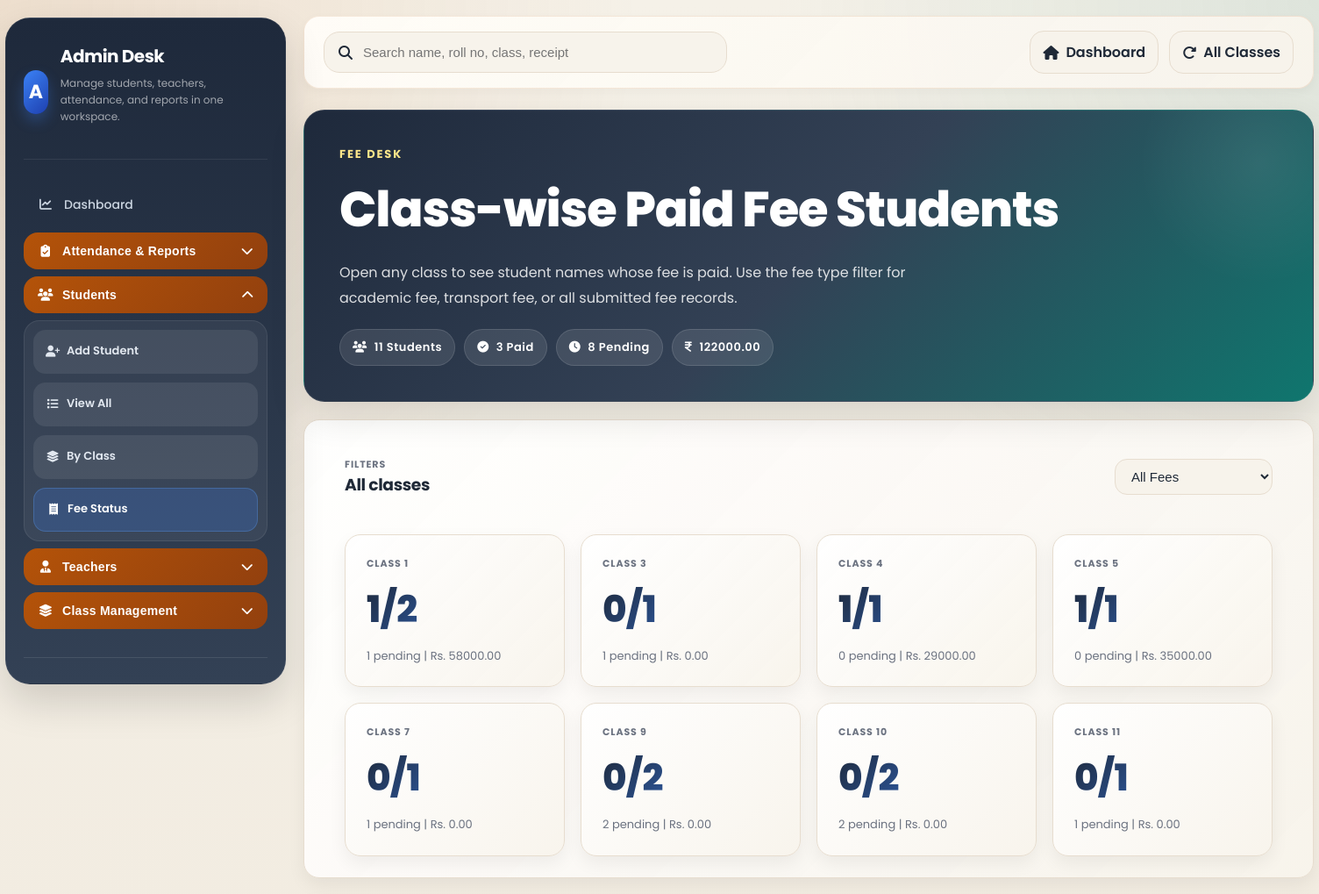
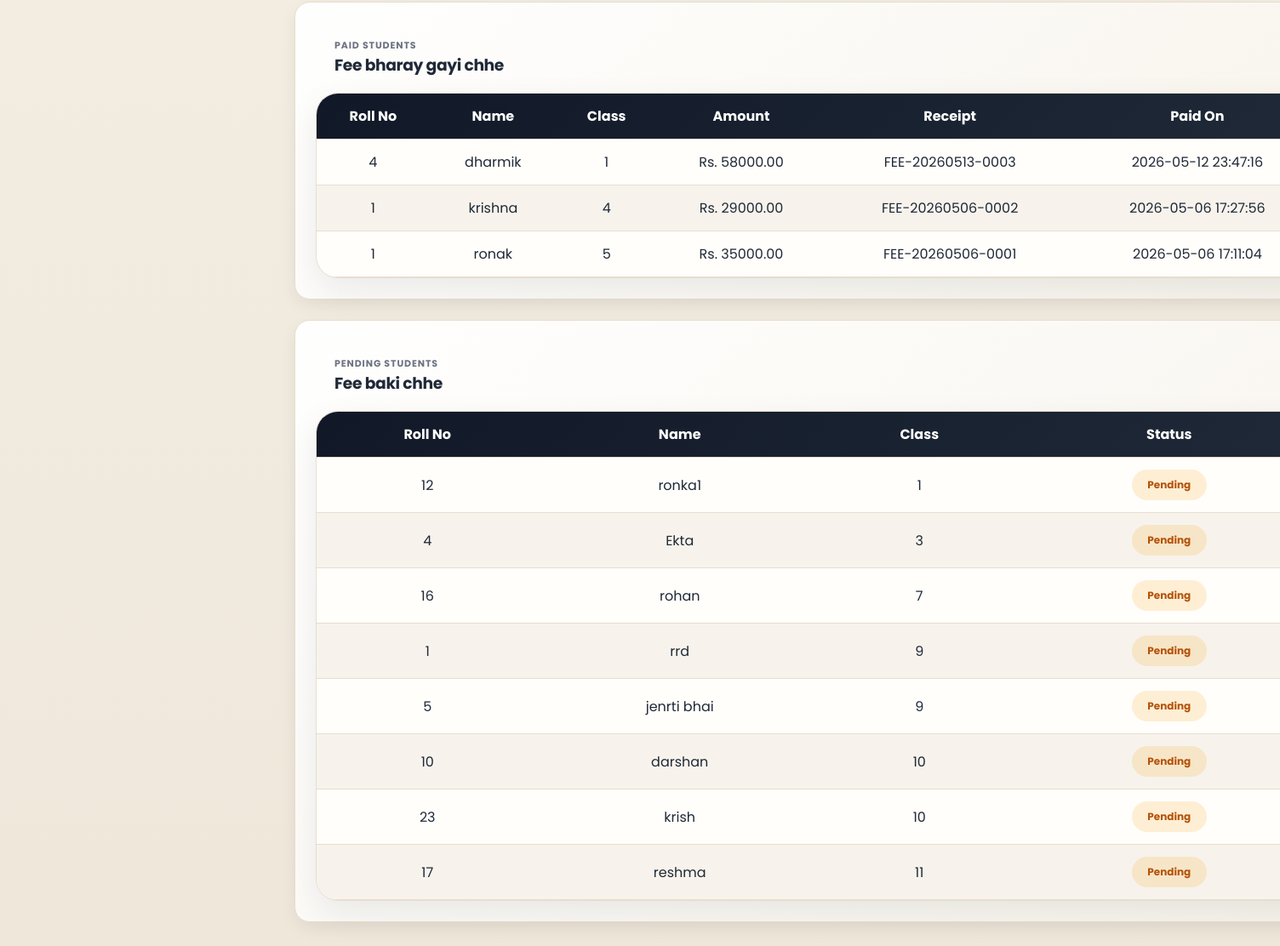
Before: /fee_status (signed in) with the older database file (2 pictures, top to bottom).
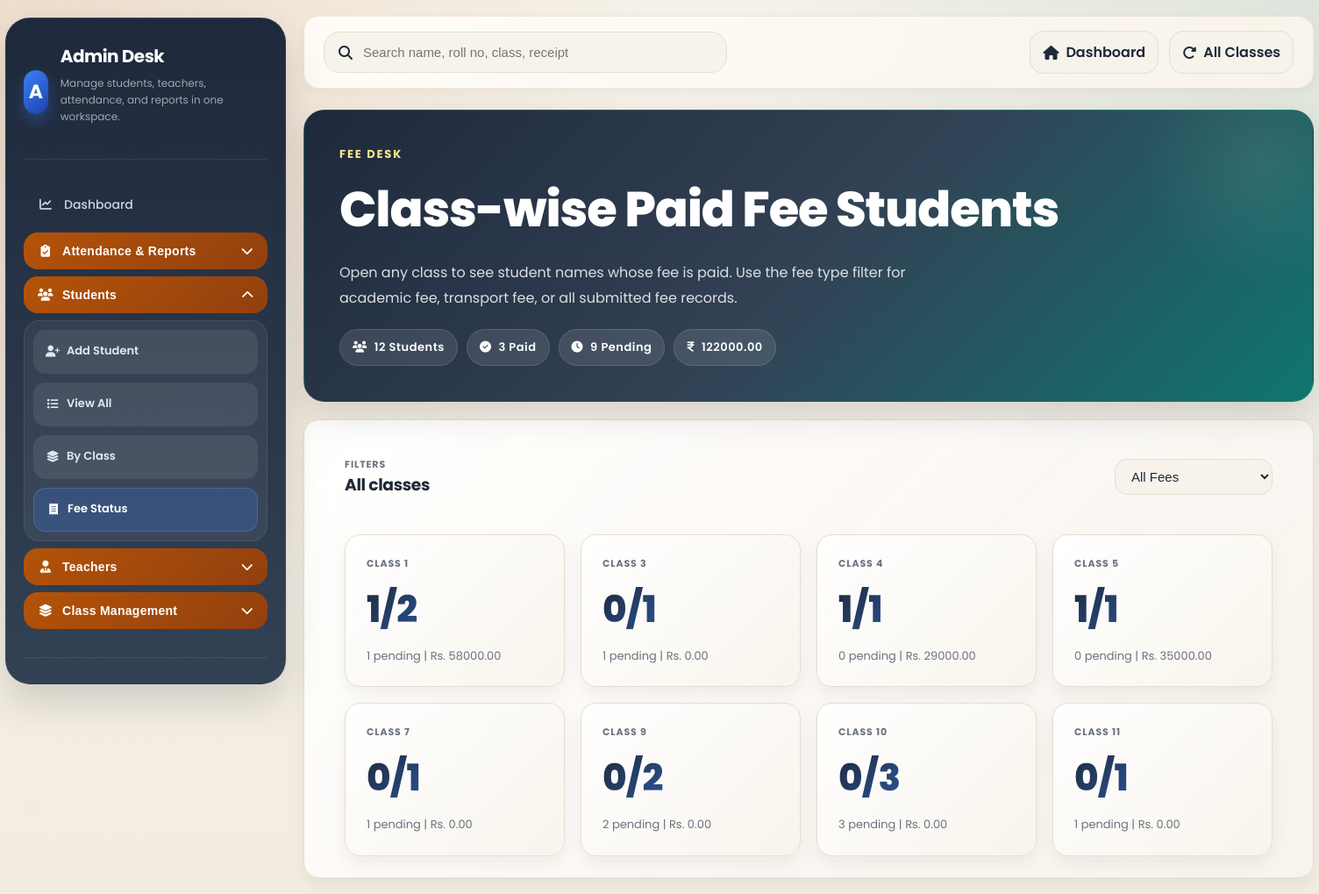
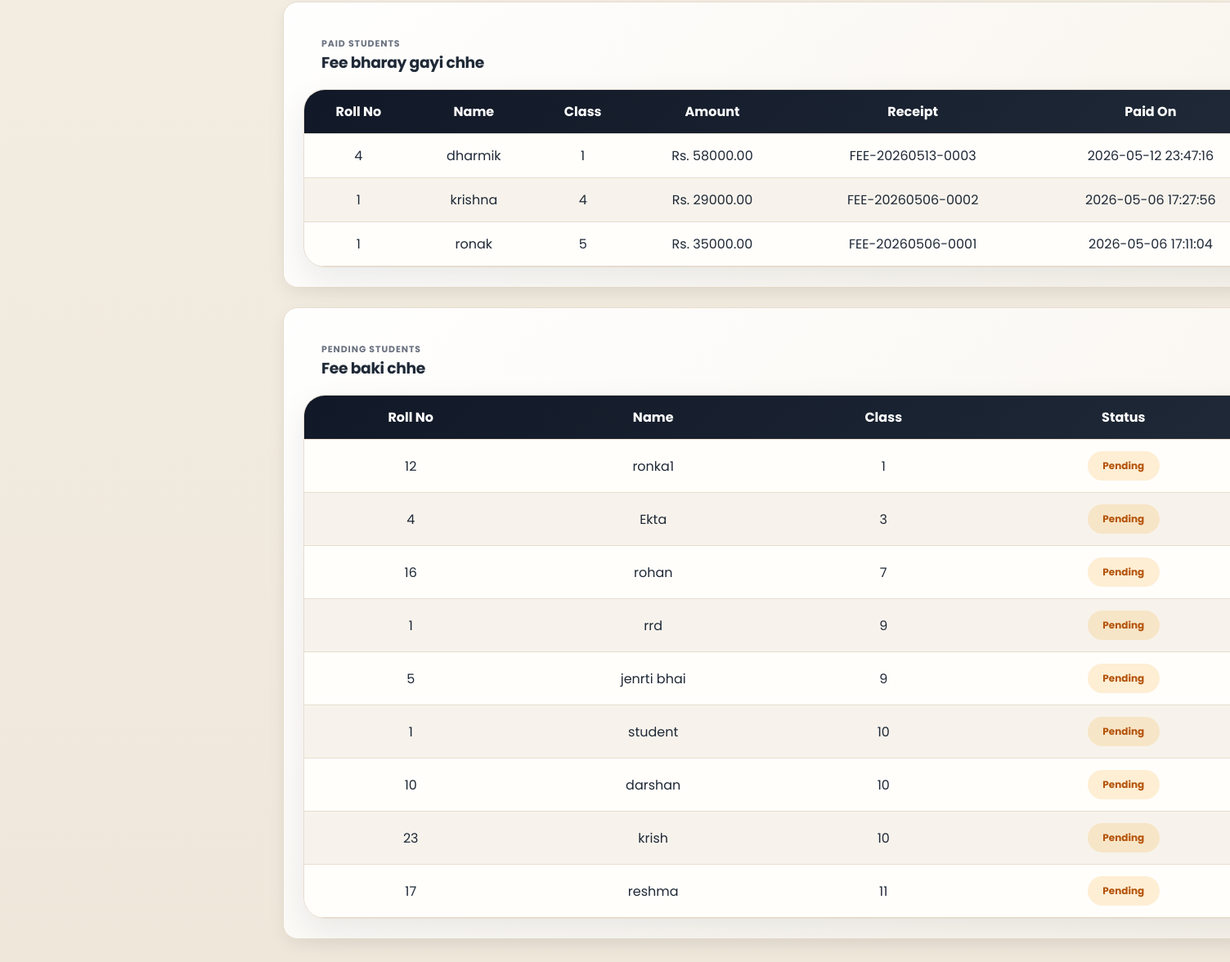
After: the same page with the newer database file (2 pictures, top to bottom).
### tables this page shows
CREATE TABLE users(
        id INTEGER PRIMARY KEY AUTOINCREMENT,
        rollno INTEGER,
        username TEXT UNIQUE,
        password TEXT,
        gender TEXT,
        mobile TEXT,
        address TEXT,
        photo TEXT,
        enroll TEXT,
        blood TEXT,
        school TEXT,
        birthdate TEXT
    , role TEXT DEFAULT 'student', class TEXT);

### app.py (the view)
@app.route("/fee_status")
@app.route("/fee_status/<class_num>")
def fee_status(class_num=None):
    if "user" not in session:
        return redirect("/")
    if session.get("role") not in ("admin", "teacher"):
        return redirect_for_role(session.get("role"))
    fee_type = request.args.get("fee_type", "all").strip() or "all"
    valid_fee_types = ["all", "Academic Fee", "Transport Fee"]
    if fee_type not in valid_fee_types:
        fee_type = "all"
    with db() as con:
        summary_rows, student_rows, totals = get_fee_status_data(con, fee_type, class_num)
    return render_template(
        "shared/fee_status.html",
        role=session.get("role"),
        fee_type=fee_type,
        fee_type_options=valid_fee_types,
        selected_class=class_num,
        summary_rows=summary_rows,
        student_rows=student_rows,
        totals=totals,
    )

### app.py (called while the page is built)
def db():
    con = sqlite3.connect(app.config["DATABASE_PATH"])
    con.row_factory = sqlite3.Row
    return con

def normalize_gender_group(gender):
    value = (gender or "").strip().lower()
    if value in {"male", "boy", "boys"}:
        return "boys"
    if value in {"female", "girl", "girls"}:
        return "girls"
    return "other"

### templates/shared/fee_status.html (shortened to what this page needs)
<!DOCTYPE html>
<html lang="en">
<head>
    <link rel="stylesheet" href="https://cdnjs.cloudflare.com/ajax/libs/font-awesome/6.5.2/css/all.min.css">
    <link rel="stylesheet" href="{{ url_for('static', filename='style.css') }}">
</head>
<body>
    <div class="app-layout">
        {% if role == "admin" %}
            {% include "admin/_sidebar.html" %}
        {% endif %}
        <main class="app-main">
            <div class="dashboard-topbar">
                <div class="dashboard-search">
                    <i class="fa-solid fa-magnifying-glass"></i>
                    <input id="fee-search" type="text" placeholder="Search name, roll no, class, receipt" autocomplete="off">
                </div>
                <div class="topbar-actions">
                    <a href="{{ '/admin' if role == 'admin' else '/teacher' }}" class="topbar-chip"><i class="fa-solid fa-house"></i> Dashboard</a>
                    <a href="/fee_status" class="topbar-chip"><i class="fa-solid fa-rotate-right"></i> All Classes</a>
                </div>
            </div>
            <section class="dashboard-hero">
                <div class="section-title" style="color:#fde68a;">Fee Desk</div>
                <h1 style="margin:0;">Class-wise Paid Fee Students</h1>
                <p>Open any class to see student names whose fee is paid. Use the fee type filter for academic fee, transport fee, or all submitted fee records.</p>
                <div class="dashboard-chip-row">
                    <span class="hero-chip"><i class="fa-solid fa-users"></i> {{ totals.students }} Students</span>
                    <span class="hero-chip"><i class="fa-solid fa-circle-check"></i> {{ totals.paid }} Paid</span>
                    <span class="hero-chip"><i class="fa-solid fa-clock"></i> {{ totals.pending }} Pending</span>
                    <span class="hero-chip"><i class="fa-solid fa-indian-rupee-sign"></i> {{ "%.2f"|format(totals.amount) }}</span>
                </div>
            </section>
            <section class="dashboard-mini-card" style="margin-top:20px;">
                <div class="table-toolbar">
                    <div>
                        <div class="label">Filters</div>
                        <h3>{{ "Class " ~ selected_class if selected_class else "All classes" }}</h3>
                    </div>
                    <form method="get" class="toolbar-inline">
                        <select name="fee_type" class="mini-input" onchange="this.form.submit()">
                            {% for option in fee_type_options %}
                            <option value="{{ option }}" {% if option == fee_type %}selected{% endif %}>
                                {{ "All Fees" if option == "all" else option }}
                            </option>
                            {% endfor %}
                        </select>
                    </form>
                </div>
                <div class="dashboard-stat-grid" style="padding:18px 22px 0;">
                    {% for item in summary_rows %}
                    <a href="/fee_status/{{ item.class_num }}?fee_type={{ fee_type }}" class="dashboard-stat-card">
                        <div class="label">Class {{ item.class_num }}</div>
                        <div class="value">{{ item.paid }}/{{ item.students }}</div>
                        <div class="meta">{{ item.pending }} pending | Rs. {{ "%.2f"|format(item.amount) }}</div>
                    </a>
                    {% else %}
                    <div class="empty-copy">No student records found.</div>
                    {% endfor %}
                </div>
            </section>
            <section class="dashboard-grid" style="margin-top:20px;">
                <div class="dashboard-mini-card">
                    <div class="table-toolbar">
                        <div>
                            <div class="label">Paid Students</div>
                            <h3>Fee bharay gayi chhe</h3>
                        </div>
                    </div>
                    <div class="table-shell table-shell--scroll" style="margin-top:18px;">
                        <table>
                            <thead>
                                <tr>
                                    <th>Roll No</th>
                                    <th>Name</th>
                                    <th>Class</th>
                                    <th>Amount</th>
                                    <th>Receipt</th>
                                    <th>Paid On</th>
                                </tr>
                            </thead>
                            <tbody>
                                {% set paid_count = namespace(value=0) %}
                                {% for student in student_rows %}
                                    {% if student.is_paid %}
                                    {% set paid_count.value = paid_count.value + 1 %}
                                    <tr data-fee-row data-search-text="{{ (student.rollno ~ ' ' ~ student.username ~ ' ' ~ student.class ~ ' ' ~ student.latest_receipt)|lower }}">
                                        <td>{{ student.rollno or '-' }}</td>
                                        <td>{{ student.username }}</td>
                                        <td>{{ student.class }}</td>
                                        <td>Rs. {{ "%.2f"|format(student.paid_amount) }}</td>
                                        <td>{{ student.latest_receipt }}</td>
                                        <td>{{ student.latest_payment }}</td>
                                    </tr>
                                    {% endif %}
                                {% endfor %}
                            </tbody>
                        </table>
                    </div>
                </div>
                <div class="dashboard-mini-card">
                    <div class="table-toolbar">
                        <div>
                            <div class="label">Pending Students</div>
                            <h3>Fee baki chhe</h3>
                        </div>
                    </div>
                    <div class="table-shell table-shell--scroll" style="margin-top:18px;">
                        <table>
                            <thead>
                                <tr>
                                    <th>Roll No</th>
                                    <th>Name</th>
                                    <th>Class</th>
                                    <th>Status</th>
                                </tr>
                            </thead>
                            <tbody>
                                {% set pending_count = namespace(value=0) %}
                                {% for student in student_rows %}
                                    {% if not student.is_paid %}
                                    {% set pending_count.value = pending_count.value + 1 %}
                                    <tr data-fee-row data-search-text="{{ (student.rollno ~ ' ' ~ student.username ~ ' ' ~ student.class ~ ' pending')|lower }}">
                                        <td>{{ student.rollno or '-' }}</td>
                                        <td>{{ student.username }}</td>
                                        <td>{{ student.class }}</td>
                                        <td><span class="status-pill status-pill--pending">Pending</span></td>
                                    </tr>
                                    {% endif %}
                                {% endfor %}
                            </tbody>
                        </table>
                    </div>
                </div>
            </section>
        </main>
    </div>
</body>
</html>

### templates/admin/_sidebar.html (shortened to what this page needs)
{% set path = request.path %}
{% set attendance_open = path in ['/attendance', '/attendance_by_class', '/manage_timetable', '/weekly_attendance'] or path.startswith('/mark_class_attendance') %}
{% set students_open = path in ['/signup', '/list', '/students_by_class', '/fee_status'] or path.startswith('/students_in_class') or path.startswith('/fee_status/') %}
{% set teachers_open = path in ['/add_teacher', '/teachers', '/teacher_attendance'] or path.startswith('/edit_teacher') %}
{% set class_management_open = path in ['/class_reports', '/class_subjects', '/class_timetable', '/class_notifications', '/admin_cia_marks', '/admin_results'] or path.startswith('/manage_class_subjects') or path.startswith('/manage_class_timetable') or path.startswith('/manage_class_notifications') or path.startswith('/admin_result/') %}
<aside class="app-sidebar">
    <div class="app-brand">
        <div class="app-brand-badge">A</div>
        <div>
            <h2>Admin Desk</h2>
            <p class="sidebar-copy">Manage students, teachers, attendance, and reports in one workspace.</p>
        </div>
    </div>
    <nav class="sidebar-nav">
        <a href="/admin" class="sidebar-link{% if path == '/admin' %} is-active{% endif %}">
            <i class="fa-solid fa-chart-line"></i> Dashboard
        </a>
        <div class="sidebar-accordion">
            <button class="accordion-btn{% if attendance_open %} active{% endif %}" onclick="toggleAccordion(this)">
                <i class="fa-solid fa-clipboard-check"></i> Attendance & Reports
                <i class="fa-solid fa-chevron-down accordion-arrow"></i>
            </button>
        </div>
        <div class="sidebar-accordion">
            <button class="accordion-btn{% if students_open %} active{% endif %}" onclick="toggleAccordion(this)">
                <i class="fa-solid fa-users"></i> Students
                <i class="fa-solid fa-chevron-down accordion-arrow"></i>
            </button>
            <div class="accordion-content{% if students_open %} active{% endif %}">
                <a href="/signup" class="accordion-item{% if path == '/signup' %} is-active{% endif %}"><i class="fa-solid fa-user-plus"></i> Add Student</a>
                <a href="/list" class="accordion-item{% if path == '/list' %} is-active{% endif %}"><i class="fa-solid fa-list"></i> View All</a>
                <a href="/students_by_class" class="accordion-item{% if path == '/students_by_class' or path.startswith('/students_in_class') %} is-active{% endif %}"><i class="fa-solid fa-layer-group"></i> By Class</a>
                <a href="/fee_status" class="accordion-item{% if path == '/fee_status' or path.startswith('/fee_status/') %} is-active{% endif %}"><i class="fa-solid fa-receipt"></i> Fee Status</a>
            </div>
        </div>
        <div class="sidebar-accordion">
            <button class="accordion-btn{% if teachers_open %} active{% endif %}" onclick="toggleAccordion(this)">
                <i class="fa-solid fa-user-tie"></i> Teachers
                <i class="fa-solid fa-chevron-down accordion-arrow"></i>
            </button>
        </div>
        <div class="sidebar-accordion">
            <button class="accordion-btn{% if class_management_open %} active{% endif %}" onclick="toggleAccordion(this)">
                <i class="fa-solid fa-layer-group"></i> Class Management
                <i class="fa-solid fa-chevron-down accordion-arrow"></i>
            </button>
        </div>
        <div style="margin-top:24px; border-top:1px solid rgba(255,255,255,0.1); padding-top:20px;">
            <a href="/logout" class="sidebar-link" style="color:#ef4444;" onclick="return confirm('Are you sure you want to logout?')">
            </a>
        </div>
    </nav>
</aside>

Changed rows visible on the page:
no longer on one of the page's lists (row unchanged): users: class_num "10"
added users: class_num "10", paid "0", students "3", pending "3", amount "0.00", rollno "1", username "student", class "10"
Other visible differences:
{{ totals.students }}: "11" → "12"
{{ totals.pending }}: "8" → "9"
